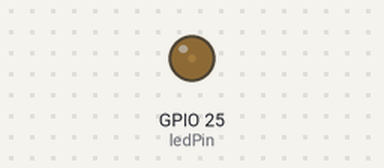
The program below on a simulated ESP32 board running MicroPython. Parts: output pins drawn as LEDs (lit = HIGH).

Above: at 0.05 s.
At 0.25 s:
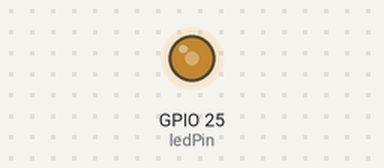
At 0.45 s:
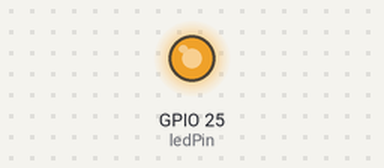
At 0.9 s:
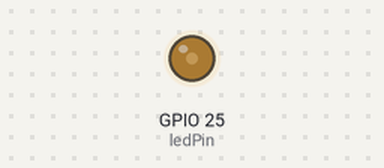
Timing chart, 0 to 3.0 s (numbered marks = the images above):
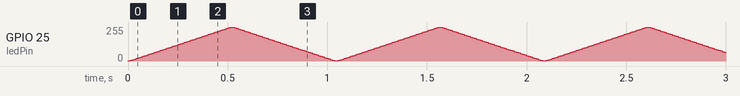

The program:

main.py
```python
""" Esse código mostra como deixar um led piscando, usando PWM para controlar
    a potência na saída digital 25
    autor: Gabriel Zamarioli Youssef
    data: 07/03/2022
"""


from machine import Pin, PWM
import time

LEDPINNUM = 25 # numero do pino do led

def loop():
  ledPin = Pin(LEDPINNUM, Pin.OUT) # objeto do pino 25
  for x in range(1,1024, 20): # indo de 1 a 1024, num passo +20 a cada 10 ms
    pwm = PWM(ledPin, freq=5000, duty=x) # objeto PWM do pino 25 (liga)
    time.sleep(0.01)
    pwm.deinit() # (desliga)
  for x in range(1023, 1, -20): # indo de 1024 a 1, num passo -20 a cada 10 ms
    pwm = PWM(ledPin, freq=5000, duty=x) # objeto PWM do pino 25 (liga)
    time.sleep(0.01)
    pwm.deinit() # (desliga)

while True:
  loop()
```
